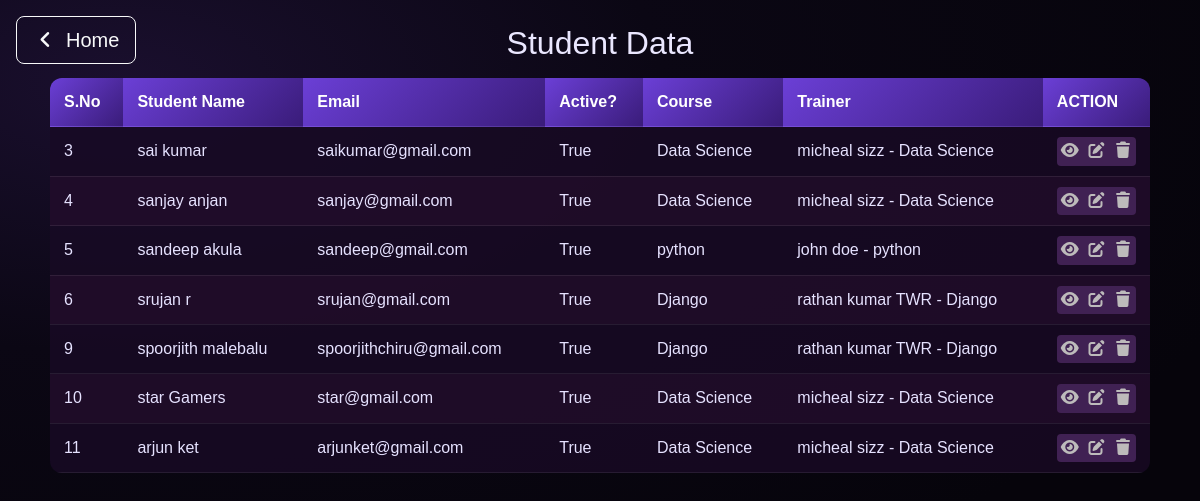
The page /academy/students/ on the database its author committed.
### academy/models.py (models this page shows, shortened)
class Student(models.Model):
    first_name = models.CharField(max_length=50)
    last_name = models.CharField(max_length=50)
    email = models.EmailField()
    is_active = models.BooleanField(default=True)
    enrolled_course = models.ForeignKey(Course, on_delete=models.PROTECT)
    trainer = models.ForeignKey(Trainer, on_delete=models.PROTECT)
    def full_name(self):
        return f"{self.first_name} {self.last_name}"

class Course(models.Model):
    course_name = models.CharField(max_length=50)
    description = models.CharField(max_length=255)
    duration = models.CharField()
    def __str__(self):
        return f"{self.course_name}"

class Trainer(models.Model):
    first_name = models.CharField(max_length=50)
    last_name = models.CharField(max_length=50)
    email = models.EmailField(unique=True)
    expertise = models.ForeignKey(Course, on_delete=models.PROTECT)
    def full_name(self):
        return f"{self.first_name} {self.last_name}"
    def __str__(self):
        return f"{self.full_name()} - {self.expertise}"

### academy/views.py (the view)
# urls.py: path('students/', students_page, name="students"),
def students_page(request):
    StudentData = Student.objects.all()
    context = {
        'students' : StudentData,
    }
    return render(request, 'students.html', context)

### templates/students.html (shortened to what this page needs)
{% load static %}
<!DOCTYPE html>
<html lang="en">
<head>
    <link rel="stylesheet" href="https://cdnjs.cloudflare.com/ajax/libs/font-awesome/7.0.1/css/all.min.css" />
    <link href="https://cdn.jsdelivr.net/npm/bootstrap@5.3.8/dist/css/bootstrap.min.css" rel="stylesheet">
    <link rel="stylesheet" href="{% static 'css/tables.css' %}">
</head>
<body>
    <div class="position-fixed top-0 start-0 m-3">
        <a href="{% url 'Home' %}"
            class="d-inline-flex align-items-center gap-2 text-decoration-none text-light fs-5 px-3 py-2 rounded-3 border border-light">
            <i class="fa-solid fa-angle-left"></i> Home
        </a>
    </div>
    <h1>Student Data</h1>
    <table>
        <thead>
            <tr>
                <th>S.No</th>
                <th>Student Name</th>
                <th>Email</th>
                <th>Active?</th>
                <th>Course</th>
                <th>Trainer</th>
                <th>ACTION</th>
            </tr>
        </thead>
        <tbody>
            {% for s in students %}
            <tr>
                <td>{{ s.id }}</td>
                <td>{{ s.full_name }}</td>
                <td>{{ s.email }}</td>
                <td>{{ s.is_active }}</td>
                <td>{{ s.enrolled_course }}</td>
                <td>{{ s.trainer }}</td>
                <td>
                    <div class="crudops">
                        <a href="{% url 'StudentD' s.id %}"><i class="fa-solid fa-eye"></i></a>
                        <a href="{% url 'StudentE' s.id %}"><i class="fa-solid fa-pen-to-square"></i></a>
                        <a href="{% url 'DelStd' s.id %}"><i class="fa-solid fa-trash"></i></a>
                    </div>
                </td>
            </tr>
            {% endfor %}
        </tbody>
    </table>
</body>
</html>

### static/css/tables.css (style rules this page uses)
body { margin: 0; min-height: 100vh; background: radial-gradient(1200px 600px at 10% 10%, #1a0f2e 0%, #0b0714 45%, #06040b 100%); color: #eae7ff; font-family: Arial, Helvetica, sans-serif; }
h1 { text-align: center; font-size: 2rem; margin: 24px 0 16px; }
table { width: min(1100px, 95%); margin: 16px auto 32px; border-collapse: collapse; background: rgba(20, 12, 40, 0.7); border-radius: 12px; overflow: hidden; box-shadow: 4px black; }
thead th { background: linear-gradient(135deg, #6b3fd6, #3a1c7a); color: #ffffff; text-align: left; padding: 12px 14px; font-weight: 600; }
th, td { padding: 10px 14px; border-bottom: 1px solid #ffffff14; }
tbody tr { background: #1d092168; }
tbody tr:nth-child(even) { background: #270d2ca1; }
td { color: #e6e2ff; line-height: 1.4; }
.crudops { background-color: #402153; border-radius: 4px; display: flex; justify-content: space-between; padding: 3px; }
.crudops a { color: #bdbbbb; }

### rows shown on the page
Student: id "3", full_name "sai kumar", email "saikumar@gmail.com", is_active "True", enrolled_course "Data Science", trainer "micheal sizz - Data Science"
Student: id "4", full_name "sanjay anjan", email "sanjay@gmail.com", is_active "True", enrolled_course "Data Science", trainer "micheal sizz - Data Science"
Student: id "5", full_name "sandeep akula", email "sandeep@gmail.com", is_active "True", enrolled_course "python", trainer "john doe - python"
Student: id "6", full_name "srujan r", email "srujan@gmail.com", is_active "True", enrolled_course "Django", trainer "rathan kumar TWR - Django"
Student: id "9", full_name "spoorjith malebalu", email "spoorjithchiru@gmail.com", is_active "True", enrolled_course "Django", trainer "rathan kumar TWR - Django"
Student: id "10", full_name "star Gamers", email "star@gmail.com", is_active "True", enrolled_course "Data Science", trainer "micheal sizz - Data Science"
Student: id "11", full_name "arjun ket", email "arjunket@gmail.com", is_active "True", enrolled_course "Data Science", trainer "micheal sizz - Data Science"
